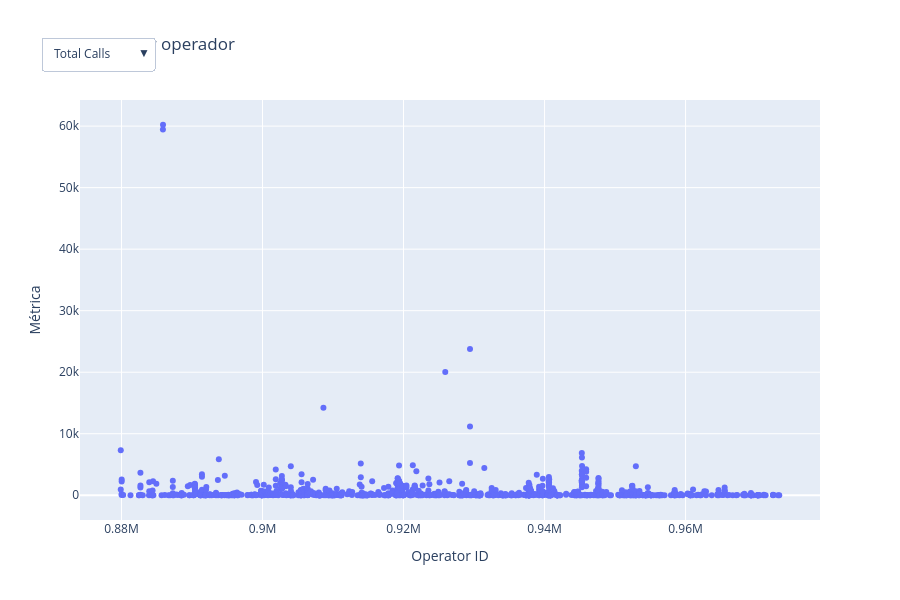

The cell this chart's notebook holds for it:
### Code cell
# Crea un gráfico interactivo que permite visualizar diferentes métricas por operador mediante un menú desplegable

fig = go.Figure()

metrics = {
    'Total Calls': 'calls_count',
    'Missed Rate': 'missed_rate',
    'Wait Time': 'wait_time',
    'Call Duration': 'call_duration'
}

# Crear trazas
for i, (label, col) in enumerate(metrics.items()):
    fig.add_trace(
        go.Scatter(
            x=operator_stats['operator_id'],
            y=operator_stats[col],
            mode='markers',
            name=label,
            visible=(i == 0)  # solo el primero visible
        )
    )

# Crear dropdown
buttons = []
for i, (label, col) in enumerate(metrics.items()):
    visible = [False] * len(metrics)
    visible[i] = True

    buttons.append(
        dict(
            label=label,
            method='update',
            args=[
                {'visible': visible},
                {
                    'title': f'{label} por operador',
                    'yaxis': {'title': label}
                }
            ]
        )
    )

# Layout
fig.update_layout(
    updatemenus=[
        dict(
            buttons=buttons,
            direction="down",
            showactive=True,
            x=0.1,
            y=1.15
        )
    ],
    title='Total Calls por operador',
    xaxis_title='Operator ID',
    yaxis_title='Métrica',
    height=600
)

fig.show()

### Figure 1 — Plotly figure (JSON) as saved in the notebook; plotly's stock layout.template omitted (floating-point values rounded to 4 significant figures; data arrays with more than 128 entries replaced by an {"elided": "..."} marker saying what was removed)
{"data": [{"mode": "markers", "name": "Total Calls", "type": "scatter", "visible": true, "x": {"elided": "1092 float values"}, "y": {"elided": "1092 int values"}}, {"mode": "markers", "name": "Missed Rate", "type": "scatter", "visible": false, "x": {"elided": "1092 float values"}, "y": {"elided": "1092 float values"}}, {"mode": "markers", "name": "Wait Time", "type": "scatter", "visible": false, "x": {"elided": "1092 float values"}, "y": {"elided": "1092 float values"}}, {"mode": "markers", "name": "Call Duration", "type": "scatter", "visible": false, "x": {"elided": "1092 float values"}, "y": {"elided": "1092 float values"}}], "layout": {"height": 600, "title": {"text": "Total Calls por operador"}, "updatemenus": [{"buttons": [{"args": [{"visible": [true, false, false, false]}, {"title": "Total Calls por operador", "yaxis": {"title": "Total Calls"}}], "label": "Total Calls", "method": "update"}, {"args": [{"visible": [false, true, false, false]}, {"title": "Missed Rate por operador", "yaxis": {"title": "Missed Rate"}}], "label": "Missed Rate", "method": "update"}, {"args": [{"visible": [false, false, true, false]}, {"title": "Wait Time por operador", "yaxis": {"title": "Wait Time"}}], "label": "Wait Time", "method": "update"}, {"args": [{"visible": [false, false, false, true]}, {"title": "Call Duration por operador", "yaxis": {"title": "Call Duration"}}], "label": "Call Duration", "method": "update"}], "direction": "down", "showactive": true, "x": 0.1, "y": 1.15}], "xaxis": {"title": {"text": "Operator ID"}}, "yaxis": {"title": {"text": "Métrica"}}}}
